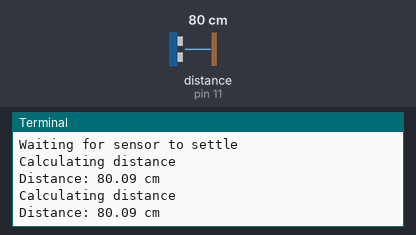
This program was run on a simulated Raspberry Pi (header pin numbers). On the bench: the last lines printed to the terminal. The inputs (shaded band) are chosen by the test bench; at power-on: distance to the obstacle (sensor on pin 11) 80 cm. The echo pulse lasts 58.3 µs per cm; the clock reads 2024-03-15 10:24:30 at power-on unless the program sets it.

Above: at 1.2 s.
1.3 s: distance to the obstacle (sensor on pin 11) set to 2 cm
At 2.5 s:
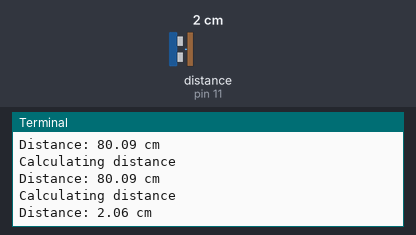
2.8 s: distance to the obstacle (sensor on pin 11) set to 4 cm
At 3.4 s:
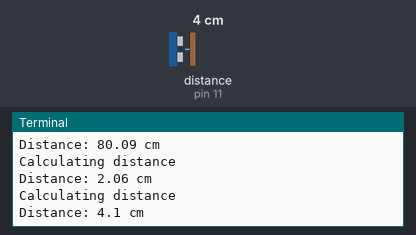
Timing chart, 0 to 5.8 s (numbered marks = the images above; inputs shaded):
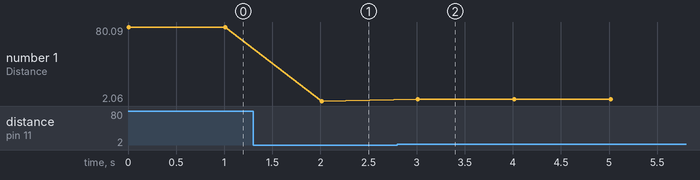

The program:

distance.py
```python
#!/usr/bin/env python
import RPi.GPIO as GPIO
import time

GPIO.setmode(GPIO.BOARD)

PIN_TRIGGER = 7
PIN_ECHO = 11

GPIO.setup(PIN_TRIGGER, GPIO.OUT)
GPIO.setup(PIN_ECHO, GPIO.IN)

GPIO.output(PIN_TRIGGER, GPIO.LOW)

print("Waiting for sensor to settle")

try:
    while True:
        print("Calculating distance")

        GPIO.output(PIN_TRIGGER, GPIO.HIGH)

        time.sleep(0.00001)

        GPIO.output(PIN_TRIGGER, GPIO.LOW)

        while GPIO.input(PIN_ECHO)==0:
            pulse_start_time = time.time()
        while GPIO.input(PIN_ECHO)==1:
            pulse_end_time = time.time()

        pulse_duration = pulse_end_time - pulse_start_time
        distance = round(pulse_duration * 17150, 2)
        print("Distance:",distance,"cm")
        time.sleep(1)

finally:
    GPIO.cleanup()
```

Measured:
- after the input at 1.3 s, the terminal: prints a new line after 0.71 s (image 1)
- after the input at 2.8 s, the terminal: prints a new line after 0.21 s (image 2)
- plotted number 1: 80.09 → 2.06 after the input at 1.3 s, 2.06 → 4.1 after the input at 2.8 s
